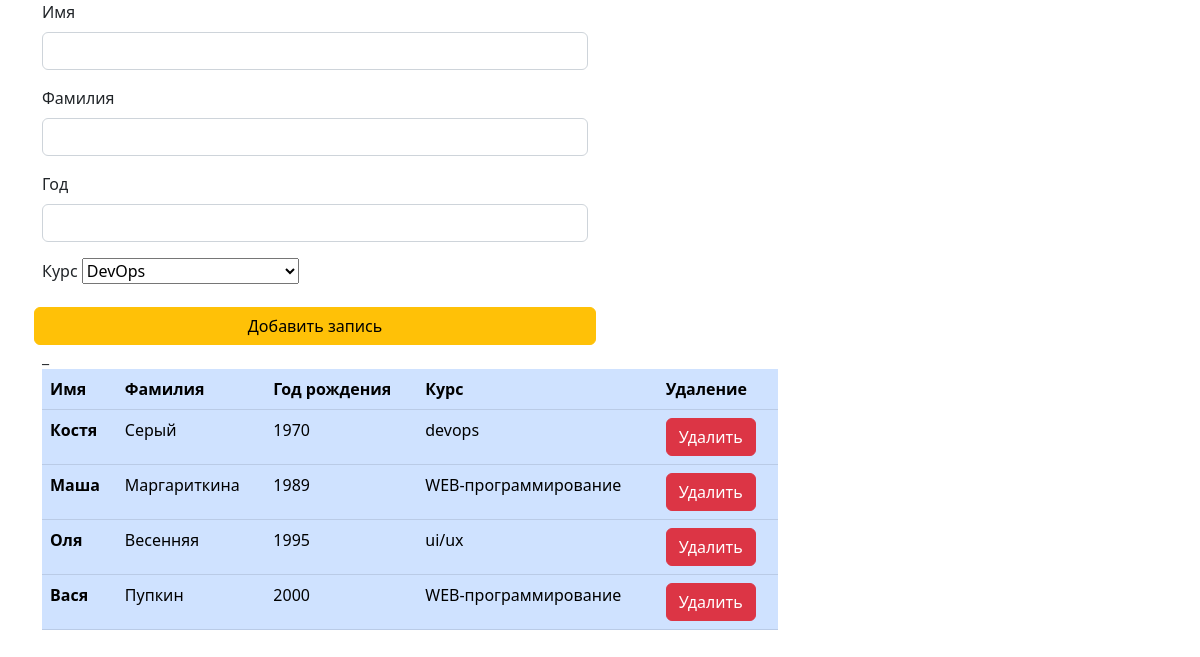
The page / on the database its author committed.
### tables this page shows
CREATE TABLE `students` (
  `id` int NOT NULL,
  `name` varchar(32) NOT NULL,
  `second_name` varchar(100) NOT NULL,
  `year` smallint NOT NULL,
  `course` varchar(200) NOT NULL
);

### index.php (called while the page is built)
<?php
include "connection.php";
$result = $conn->query("SELECT * FROM students ORDER BY year");
$courses = $conn->query("SELECT * FROM courses ORDER BY title");
include "template.php";

### template.php (the view, shortened to what this page needs)
<!doctype html>
<html lang="ru">
<head>
    <link href="https://cdn.jsdelivr.net/npm/bootstrap@5.2.2/dist/css/bootstrap.min.css" rel="stylesheet">
</head>
<body>
    <div class="container">
        <div class="row">
            <div class="col-6">
                <form action="/insert.php" class="row g-3">
                    <div class="col-12">
                        <label for="" class="form-label">Имя</label>
                        <input required type="text" class="form-control" name="name">
                    </div>
                    <div class="col-12">
                        <label for="" class="form-label">Фамилия</label>
                        <input required type="text" class="form-control" name="second_name">
                    </div>
                    <div class="col-12">
                        <label for="" class="form-label">Год</label>
                        <input required type="number" class="form-control" name="year">
                    </div>
                    <div class="col-12">
                        <label for="" class="form-label">Курс</label>
                        <select class="select" name="course" id="">
                            <?php foreach($courses as $c) { ?>
                                <option value="<?= $c['title'] ?>"><?= $c['title'] ?></option>
                            <?php } ?>
                        </select>
                    </div>
                    <button type="submit" class="btn btn-warning">
                        Добавить запись
                    </button>
                </form>
            </div>
            <div>_</div>
            <div class="col-8">
                    <table class="table table-primary">
                        <thead>
                            <tr>
                                <th scope="col">Имя</th>
                                <th scope="col">Фамилия</th>
                                <th scope="col">Год рождения</th>
                                <th scope="col">Курс</th>
                                <th scope="col">Удаление</th>
                            </tr>
                        </thead>
                        <tbody>
                            <?php foreach($result as $student) { ?>
                            <tr>
                                <th scope="row"><?= $student['name'] ?></th>
                                <td><?= $student['second_name'] ?></td>
                                <td><?= $student['year'] ?></td>
                                <td><?= $student['course'] ?></td>
                                <td><a class="btn btn-danger" onclick="check(<?= $student['id'] ?>)">Удалить</a></td>
                            </tr>
                            <?php } ?>
                        </tbody>
                    </table>
            </div>
        </div>
    </div>
</body>
</html>

### rows shown on the page
students: name "Костя", second_name "Серый", year "1970", course "devops"
students: name "Маша", second_name "Маргариткина", year "1989", course "WEB-программирование"
students: name "Оля", second_name "Весенняя", year "1995", course "ui/ux"
students: name "Вася", second_name "Пупкин", year "2000", course "WEB-программирование"

### other values the page prints
form field course "DevOps"
